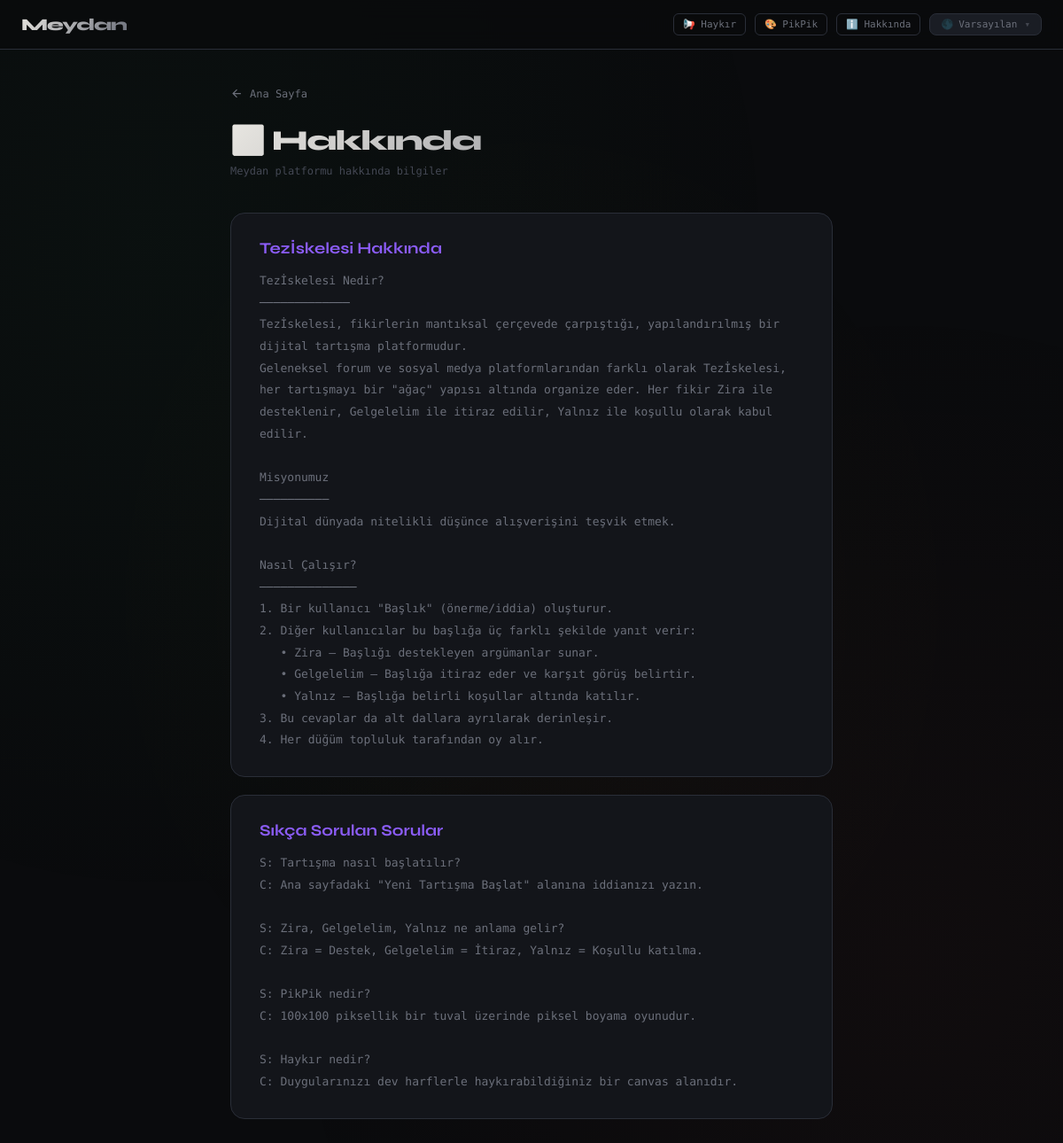
/about, run on the app's committed database.
### tables this page shows
CREATE TABLE site_content (
            id INTEGER PRIMARY KEY AUTOINCREMENT,
            key TEXT UNIQUE NOT NULL,
            title TEXT DEFAULT '',
            body TEXT DEFAULT '',
            updated_at TEXT DEFAULT CURRENT_TIMESTAMP
        );

### app.py (the view)
@app.route('/about')
def about():
    conn = get_db()
    items = conn.execute('SELECT * FROM site_content ORDER BY id ASC').fetchall()
    return render_template('about.html', items=items)

### app.py (called while the page is built, shortened)
def get_db():
    conn = sqlite3.connect(DB)
    conn.row_factory = sqlite3.Row
    conn.execute("PRAGMA foreign_keys = ON")
    return conn

@app.context_processor
def inject_globals():
    ctx = {'platform_name': PLATFORM_NAME, 'type_labels': TYPE_LABELS}
    if 'user_id' in session:
        try:
            db = get_db()
            u = db.execute('SELECT pik_balance FROM users WHERE id=?', [session['user_id']]).fetchone()
            db.close()
            ctx['pik_balance'] = u['pik_balance'] if u else 0
        except:
            ctx['pik_balance'] = 0
    else:
        ctx['pik_balance'] = 0
    valid_themes = {'dark', 'karikatur', 'xp', 'win98', 'doga', 'terminal', 'pastel'}
    t = 'dark'
    ctx['theme'] = t
    return ctx

### templates/about.html (shortened to what this page needs)
{% extends 'base.html' %}
{% block content %}
<div class="wrap">
  <a class="back-btn" href="/">
    <svg viewBox="0 0 24 24" fill="none" stroke="currentColor" stroke-width="2" width="15" height="15"><path d="M19 12H5M12 19l-7-7 7-7"/></svg>
    Ana Sayfa
  </a>
  <div class="page-title">ℹ️ Hakkında</div>
  <div class="page-sub">Meydan platformu hakkında bilgiler</div>
  {% for item in items %}
  <div class="content-card">
    <div class="content-title">{{ item.title }}</div>
    <div class="content-body">{{ item.body }}</div>
  </div>
  {% endfor %}
</div>
{% endblock %}

### templates/base.html (shortened to what this page needs)
<!DOCTYPE html>
<html lang="tr" data-theme="dark">
<head>
</head>
<body>
<nav class="topbar">
  <a class="topbar-brand" href="/">Meydan</a>
  <div class="topbar-right">
    <a class="topbar-link" href="/haykir">📢 Haykır</a>
    <a class="topbar-link" href="/pikpik">🎨 PikPik</a>
    <a class="topbar-link" href="/about">ℹ️ Hakkında</a>
    <div class="theme-toggle" id="themeToggle">
      <button class="theme-btn" onclick="toggleThemePanel()">
        <span id="themeEmoji">🌑</span><span id="themeName">Varsayılan</span><span style="opacity:.5;margin-left:2px;">▾</span>
      </button>
    </div>
  </div>
</nav>
{% block content %}{% endblock %}
</body>
</html>

### templates/base.html (style rules this page uses)
[data-theme="dark"] { --bg:#0a0b0d;--surface:#13151a;--surface-2:#1a1d24;--surface-3:#22262f;--border:#2a2e38;--text-primary:#e8e6e1;--text-muted:#6b6f7a;--text-dim:#444854;--green:#2ecc71;--green-bg:rgba(46,204,113,.08);--green-border:rgba(46,204,113,.3);--green-glow:rgba(46,204,113,.15);--red:#e74c3c;--red-bg:rgba(231,76,60,.08);--red-border:rgba(231,76,60,.3);--red-glow:rgba(231,76,60,.15);--yellow:#f1c40f;--yellow-bg:rgba(241,196,15,.08);--yellow-border:rgba(241,196,15,.3);--yellow-glow:rgba(241,196,15,.15);--accent:#8b5cf6;--accent-bg:rgba(139,92,246,.1);--topbar-bg:rgba(10,11,13,.92);--font-ui:'DM Mono',monospace;--font-display:'Syne',sans-serif;--card-radius:12px;--brand-gradient:linear-gradient(135deg,#e8e6e1,#6b6f7a); }
* { margin:0;padding:0;box-sizing:border-box; }
body { background:var(--bg);color:var(--text-primary);font-family:var(--font-ui);min-height:100vh;overflow-x:hidden;transition:background .35s,color .35s; }
body::before { content:'';position:fixed;inset:0;pointer-events:none;z-index:0; }
[data-theme="dark"] body::before { background:radial-gradient(ellipse at 15% 20%,rgba(46,204,113,.03) 0%,transparent 50%),radial-gradient(ellipse at 85% 80%,rgba(231,76,60,.03) 0%,transparent 50%),radial-gradient(ellipse at 50% 50%,rgba(241,196,15,.02) 0%,transparent 60%); }
.topbar { position:sticky;top:0;z-index:100;background:var(--topbar-bg);backdrop-filter:blur(12px);-webkit-backdrop-filter:blur(12px);border-bottom:1px solid var(--border);display:flex;align-items:center;justify-content:space-between;padding:0 24px;height:56px;transition:background .35s; }
.topbar-brand { font-family:var(--font-display);font-weight:800;font-size:19px;letter-spacing:-1px;text-decoration:none;background:var(--brand-gradient,none);-webkit-background-clip:text;-webkit-text-fill-color:transparent;background-clip:text;color:var(--text-primary);transition:opacity .2s; }
[data-theme="dark"] .topbar-brand { background:linear-gradient(135deg,#e8e6e1,#6b6f7a);-webkit-background-clip:text;background-clip:text;-webkit-text-fill-color:transparent; }
.topbar-right { display:flex;align-items:center;gap:10px; }
.topbar-link { font-size:11px;color:var(--text-muted);text-decoration:none;padding:5px 10px;border-radius:6px;border:1px solid var(--border);transition:all .2s;font-family:var(--font-ui); }
.theme-toggle { position:relative; }
.theme-btn { display:flex;align-items:center;gap:6px;padding:5px 12px;background:var(--surface-2);border:1px solid var(--border);border-radius:8px;color:var(--text-muted);font-family:var(--font-ui);font-size:11px;cursor:pointer;transition:all .2s;white-space:nowrap; }

### templates/about.html (style rules this page uses)
.wrap { position:relative;z-index:1;max-width:720px;margin:0 auto;padding:36px 20px 80px; }
.page-title { font-family:'Syne',sans-serif;font-size:32px;font-weight:800;letter-spacing:-1.5px; margin-bottom:8px;background:linear-gradient(135deg,var(--text-primary),var(--text-muted)); -webkit-background-clip:text;-webkit-text-fill-color:transparent;background-clip:text; }
.page-sub { font-size:12px;color:var(--text-dim);margin-bottom:40px; }
.content-card { background:var(--surface);border:1px solid var(--border);border-radius:16px; padding:28px 32px;margin-bottom:20px;animation:fadeUp .5s ease; }
.content-title { font-family:'Syne',sans-serif;font-size:18px;font-weight:700;margin-bottom:14px; color:var(--accent); }
.content-body { font-size:13px;line-height:1.9;color:var(--text-muted);white-space:pre-wrap; }
.back-btn { display:inline-flex;align-items:center;gap:7px;font-size:12px;color:var(--text-muted); background:none;border:none;cursor:pointer;font-family:'DM Mono',monospace;padding:6px 0; transition:color .2s;text-decoration:none;margin-bottom:20px; }

### data on the page
site_content: title "Tezİskelesi Hakkında", body "Tezİskelesi Nedir? ───────────── Tezİskelesi, fikirlerin mantıksal çerçevede çarpıştığı, yapılandırılmış bir dijital tartışma platformudur. Geleneksel forum ve sosyal medya platformlarından farklı olarak Tezİskelesi, her tartışmayı bir \"ağaç\" yapısı altında organize eder. Her fikir Zira ile desteklenir, Gelgelelim ile itiraz edilir, Yalnız ile koşullu olarak kabul edilir. Misyonumuz ────────── Dijital dünyada nitelikli düşünce alışverişini teşvik etmek. Nasıl Çalışır? ────────────── 1. Bir kullanıcı \"Başlık\" (önerme/iddia) oluşturur. 2. Diğer kullanıcılar bu başlığa üç farklı şekilde yanıt verir: • Zira — Başlığı destekleyen argümanlar sunar. • Gelgelelim — Başlığa itiraz eder ve karşıt…"
site_content: title "Sıkça Sorulan Sorular", body "S: Tartışma nasıl başlatılır? C: Ana sayfadaki \"Yeni Tartışma Başlat\" alanına iddianızı yazın. S: Zira, Gelgelelim, Yalnız ne anlama gelir? C: Zira = Destek, Gelgelelim = İtiraz, Yalnız = Koşullu katılma. S: PikPik nedir? C: 100x100 piksellik bir tuval üzerinde piksel boyama oyunudur. S: Haykır nedir? C: Duygularınızı dev harflerle haykırabildiğiniz bir canvas alanıdır."
